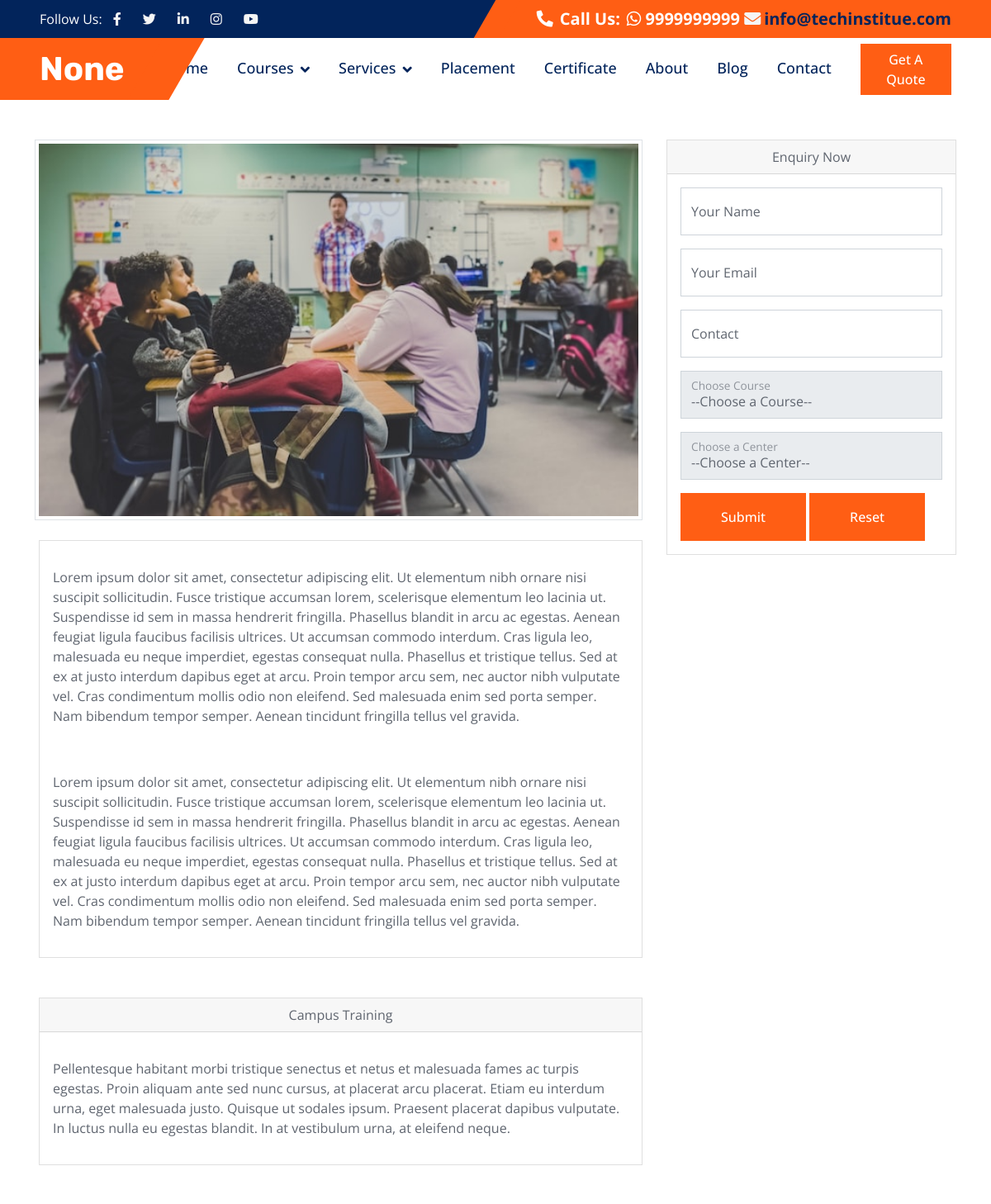
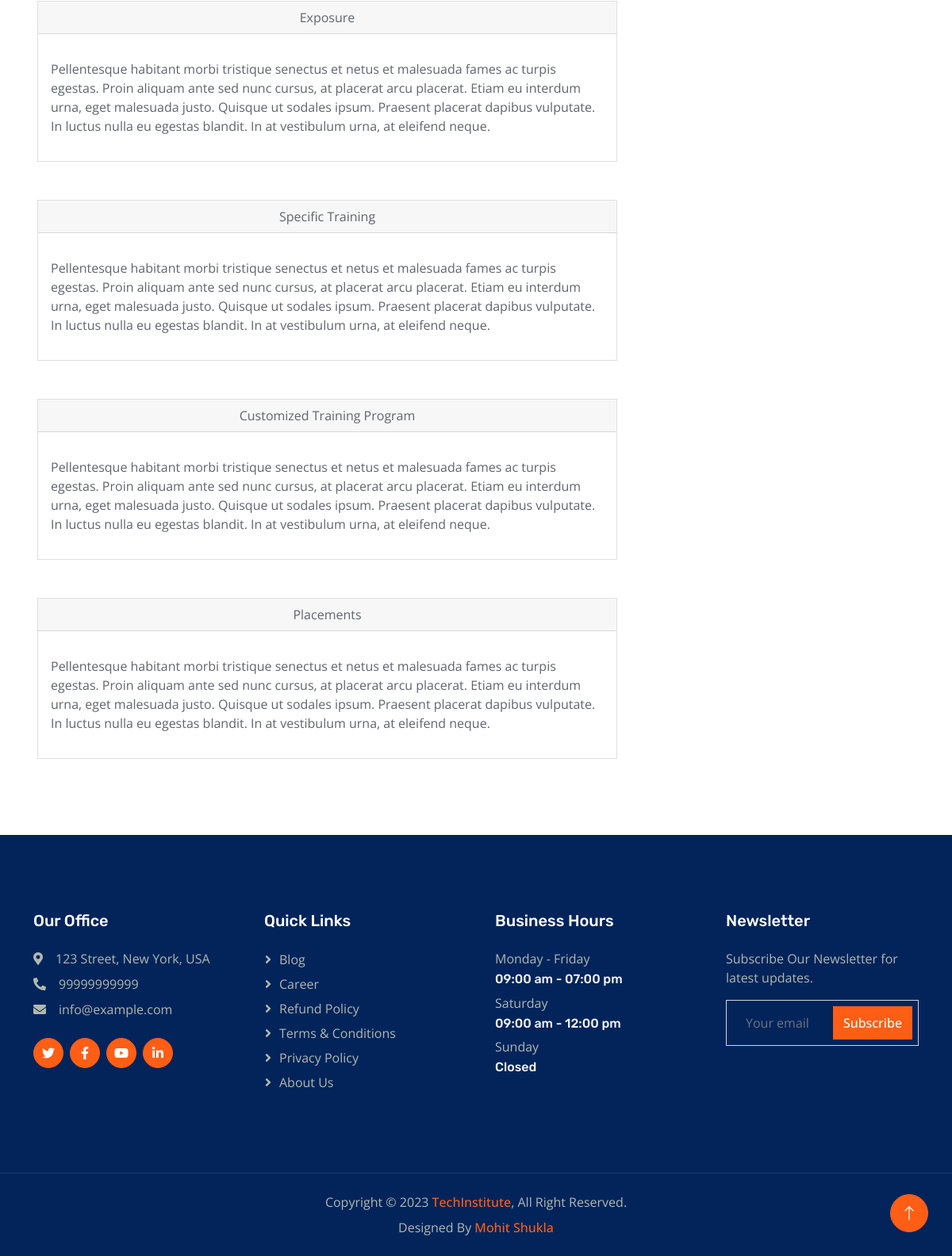
Screenshot of /campus-training/ with the database file from the repository (2 pictures, top to bottom).
### mainheader/models.py (models this page shows)
class mainHeader(models.Model):
    header_title = models.CharField(max_length=50)
    header_social_url_twt = models.URLField(max_length=200)
    header_socila_url_link = models.URLField(max_length=200)
    header_social_url_fb = models.URLField(max_length=200)
    header_social_url_insta = models.URLField(max_length=200)
    header_social_url_yt = models.URLField(max_length=200)
    header_contact = models.CharField(max_length=12)
    header_email = models.EmailField(max_length=254)

### headerservices/models.py (models this page shows)
class CampusTraining(models.Model):
    image = models.FileField(upload_to='services/', max_length=250,null=False,default=None)
    description_one =   HTMLField()
    heading_two = models.CharField(max_length=250)
    description_two = HTMLField()
    heading_three = models.CharField(max_length=250)
    description_three = HTMLField()
    heading_four = models.CharField(max_length=250)
    description_four = HTMLField()
    heading_five = models.CharField(max_length=250)
    description_five = HTMLField()
    heading_six = models.CharField(max_length=250)
    description_six = HTMLField()

### footercontact/models.py (models this page shows)
class footerContact(models.Model):
    address=models.CharField( max_length=50)
    contact=models.CharField(max_length=12)
    email=models.EmailField(max_length=254)

### businesshours/models.py (models this page shows)
class BusinessHours(models.Model):
    opendays = models.CharField(max_length=50)
    specificdayopen = models.CharField(max_length=50)
    closeday = models.CharField(max_length=50)

### techblog/views.py (the view, shortened to what this page needs)
# urls.py: path('campus-training/',views.Campus,name='campus'),
def Campus(request):
    mainheader = mainHeader.objects.all()
    headermenu = headerMenu.objects.all()
    footercontact=footerContact.objects.all()
    quicklinks = quickLinks.objects.all()
    businesshours = BusinessHours.objects.all()
    choosecenter = ChooseCenter.objects.all()
    courses = postCategories.objects.all()
    campustraining = CampusTraining.objects.all()
    submenu = SubMenu.objects.all()
    data = {
        'mainheader':mainheader,
        'headermenu':headermenu,
        'footercontact':footercontact,
        'quicklinks':quicklinks,
        'businesshours':businesshours,
        'choosecenter':choosecenter,
        'courses':courses,
        'campustraining':campustraining,
        'submenu':submenu
    }
    return render(request,'campus.html',data)

### templates/campus.html (shortened to what this page needs)
{% extends "base.html" %}
{% block content %}
        <div class="container mt-5">
            <div class="row">
                {% for campusinfo in campustraining %}
                <div class="col-lg-8">
                    <article>
                        <header class="mb-4">
                            <figure class="mb-4"><img class="img-fluid rounded img-thumbnail" src="/media/{{campusinfo.image}}" alt="..."  style="width:100%;"/></figure>
                        </header>
                        <section class="mb-5">
                            <div class="card">
                                <div class="card-body">
                                  <p class="card-text justify">{{campusinfo.description_one | safe|rjust:"10"}}</p>
                                </div>
                              </div>
                        </section>
                        <section class="mb-5">
                            <div class="card">
                                <div class="card-header text-center">
                                    {{campusinfo.heading_two}}
                                </div>
                                <div class="card-body">
                                  <p class="card-text justify">{{campusinfo.description_two | safe|rjust:"10"}}</p>
                                </div>
                              </div>
                        </section>
                        <section class="mb-5">
                            <div class="card">
                                <div class="card-header text-center">
                                    {{campusinfo.heading_three}}
                                </div>
                                <div class="card-body">
                                  <p class="card-text justify">{{campusinfo.description_three | safe|rjust:"10"}}</p>
                                </div>
                              </div>
                        </section>
                        <section class="mb-5">
                            <div class="card">
                                <div class="card-header text-center">
                                    {{campusinfo.heading_four}}
                                </div>
                                <div class="card-body">
                                  <p class="card-text justify">{{campusinfo.description_four | safe|rjust:"10"}}</p>
                                </div>
                              </div>
                        </section>
                        <section class="mb-5">
                            <div class="card">
                                <div class="card-header text-center">
                                    {{campusinfo.heading_five}}
                                </div>
                                <div class="card-body">
                                  <p class="card-text justify">{{campusinfo.description_five | safe|rjust:"10"}}</p>
                                </div>
                              </div>
                        </section>
                        <section class="mb-5">
                            <div class="card">
                                <div class="card-header text-center">
                                    {{campusinfo.heading_six}}
                                </div>
                                <div class="card-body">
                                  <p class="card-text justify">{{campusinfo.description_six| safe|rjust:"10"}}</p>
                                </div>
                              </div>
                        </section>
                    </article>
                </div>
                {% endfor %}
                {% block sidebar%}
                {% include 'enquiry.html'%}
                {% endblock %}
            </div>
        </div>
{% endblock %}

### templates/header.html (shortened to what this page needs)
{% load static %}
<!DOCTYPE html>
<html lang="en">
<head>
        <link href="https://cdn.jsdelivr.net/npm/bootstrap@5.0.2/dist/css/bootstrap.min.css" rel="stylesheet">
    <link href="https://cdnjs.cloudflare.com/ajax/libs/font-awesome/5.10.0/css/all.min.css" rel="stylesheet">
    <link href="https://cdn.jsdelivr.net/npm/bootstrap-icons@1.4.1/font/bootstrap-icons.css" rel="stylesheet">
    <link href="{% static 'lib/animate/animate.min.css' %}" rel="stylesheet">
    <link href="{% static 'lib/owlcarousel/assets/owl.carousel.min.css' %}" rel="stylesheet">
    <link href="{% static 'css/bootstrap.min.css' %}" rel="stylesheet">
    <link href="{% static 'css/main.css' %}" rel="stylesheet">
    <link href="{% static 'css/style.css' %}" rel="stylesheet">
</head>
<body>
    <div class="container-fluid bg-dark px-0">
        <div class="row g-0 d-none d-lg-flex">
            {% for item in mainheader %}
            <div class="col-lg-6 ps-5 text-start">
                <div class="h-100 d-inline-flex align-items-center text-white">
                    <span>Follow Us:</span>
                    <a class="btn btn-link text-light" target="_blank" href="{{item.header_social_url_fb}}"><i class="fab fa-facebook-f"></i></a>
                    <a class="btn btn-link text-light" target="_blank" href="{{item.header_social_url_twt}}"><i class="fab fa-twitter"></i></a>
                    <a class="btn btn-link text-light" target="_blank" href="{{item.header_socila_url_link}}"><i class="fab fa-linkedin-in"></i></a>
                    <a class="btn btn-link text-light" target="_blank" href="{{item.header_social_url_insta}}"><i class="fab fa-instagram"></i></a>
                    <a class="btn btn-link text-light" target="_blank" href="{{item.header_social_url_yt}}"><i class="fab fa-youtube"></i></a>
                </div>
            </div>
            <div class="col-lg-6 text-end">
                <div class="h-100 topbar-right d-inline-flex align-items-center text-white py-2 px-5">
                    <span class="fs-5 fw-bold me-2"><i class="fa fa-phone-alt me-2"></i>Call Us:</span>
                    <span class="fs-5 fw-bold"><i class="fab fa-whatsapp"></i> {{item.header_contact}} </span>
                    <a href="mailto:{{item.header_email}}" class="text-dark"><span class="fs-5 fw-bold">&nbsp;<i class="fa fa-envelope me-1 text-light"></i>{{item.header_email}}</span>
                </div>
            </div>
        </div>
        {%endfor%}
    </div>
    <nav class="navbar navbar-expand-lg bg-white navbar-light sticky-top py-0 pe-5">
        <a href="{% url 'home' %}" class="navbar-brand ps-5 me-0">
            {% for item in mainheader %}
            <h1 class="text-white m-0">{{item.header_title}}</h1>
            {%endfor%}
        </a>
        <div class="collapse navbar-collapse" id="navbarCollapse">
            <div class="navbar-nav ms-auto p-4 p-lg-0">
                <a href="{% url 'home' %} " class="nav-item nav-link">Home</a>
                <div class="nav-item dropdown">
                    <a href="#" class="nav-link dropdown-toggle" data-bs-toggle="dropdown">Courses</a>
                </div>
               <div class="nav-item dropdown">
                    <a href="!#" class="nav-link dropdown-toggle" data-bs-toggle="dropdown">Services</a>
                </div>
                <a href="{% url 'placement' %}" class="nav-item nav-link">Placement</a>
                <a href="{% url 'certificate' %}" class="nav-item nav-link">Certificate</a>
                <a href="{% url 'about' %}" class="nav-item nav-link">About</a>
                <a href="{% url 'blog' %}" class="nav-item nav-link">Blog</a>
                <a href="{% url 'contact' %}" class="nav-item nav-link">Contact</a>
            </div>
            <a href="" class="btn btn-primary px-3 d-none d-lg-block">Get A Quote</a>
        </div>
    </nav>

### templates/footer.html (shortened to what this page needs)
{% load static %}
    <div class="container-fluid bg-dark footer mt-5 py-5 wow fadeIn" data-wow-delay="0.1s">
        <div class="container py-5">
            <div class="row g-5">
                {% for contact in footercontact %}
                <div class="col-lg-3 col-md-6">
                    <h5 class="text-white mb-4">Our Office</h5>
                    <p class="mb-2"><i class="fa fa-map-marker-alt me-3"></i>{{contact.address}}</p>
                    <p class="mb-2"><i class="fa fa-phone-alt me-3"></i>{{contact.contact}}</p>
                    <p class="mb-2"><i class="fa fa-envelope me-3"></i>{{contact.email}}</p>
                    <div class="d-flex pt-3">
                        <a class="btn btn-square btn-primary rounded-circle me-2" href=""><i
                                class="fab fa-twitter"></i></a>
                        <a class="btn btn-square btn-primary rounded-circle me-2" href=""><i
                                class="fab fa-facebook-f"></i></a>
                        <a class="btn btn-square btn-primary rounded-circle me-2" href=""><i
                                class="fab fa-youtube"></i></a>
                        <a class="btn btn-square btn-primary rounded-circle me-2" href=""><i
                                class="fab fa-linkedin-in"></i></a>
                    </div>
                </div>
                {%endfor%}
                <div class="col-lg-3 col-md-6">
                    <h5 class="text-white mb-4">Quick Links</h5>
                    <a class="btn btn-link" href="{% url 'blog' %}">Blog</a>
                    <a class="btn btn-link" href="{% url 'career' %}">Career</a>
                    <a class="btn btn-link" href="{% url 'refundpolicy' %}">Refund Policy</a>
                    <a class="btn btn-link" href="{% url 'termscondition' %}">Terms & Conditions</a>
                    <a class="btn btn-link" href="{% url 'privacypolicy' %}">Privacy Policy</a>
                    <a class="btn btn-link" href="{% url 'about' %}">About Us</a>
                </div>
               {% for hours in businesshours %}
                <div class="col-lg-3 col-md-6">
                    <h5 class="text-white mb-4">Business Hours</h5>
                    <p class="mb-1">Monday - Friday</p>
                    <h6 class="text-light">{{hours.opendays}}</h6>
                    <p class="mb-1">Saturday</p>
                    <h6 class="text-light">{{hours.specificdayopen}}</h6>
                    <p class="mb-1">Sunday</p>
                    <h6 class="text-light">{{hours.closeday}}</h6>
                </div>
                {% endfor %}
                <div class="col-lg-3 col-md-6">
                    <h5 class="text-white mb-4">Newsletter</h5>
                    <p>Subscribe Our Newsletter for latest updates.</p>
                    <div class="position-relative w-100">
                        <form method="post" action="{% url 'subscribe' %}">
                        <input class="form-control bg-transparent w-100 py-3 ps-4 pe-5  subscribe_news" type="text" placeholder="Your email" name="email" required>
                        <button type="submit" class="btn btn-primary py-2 position-absolute top-0 end-0 mt-2 me-2">Subscribe</button>
                        </form>
                    </div>
                </div>
            </div>
        </div>
    </div>
    <div class="container-fluid copyright bg-dark py-4">
        <div class="container text-center">
            <p class="mb-2">Copyright &copy; {% now "Y" %} <a class="fw-semi-bold" href="#">TechInstitute</a>, All Right Reserved.
            </p>
            <p class="mb-0">Designed By <a class="fw-semi-bold" href="https://mohitshukla.in">Mohit Shukla</a>
        </div>
    </div>
    <a href="#" class="btn btn-lg btn-primary btn-lg-square rounded-circle back-to-top"><i
            class="bi bi-arrow-up"></i></a>
</body>
</html>

### static/css/main.css (style rules this page uses)
.card, .card-img-top { max-width: 100% !important; max-height: 100% !important; margin-left:5px; margin-bottom:20px; }
.w-100 { max-height:800px !important; }
.subscribe_news { color:#ffffff !important; }

### static/css/style.css (style rules this page uses)
:root { --primary: #FF5E14; --secondary: #5F656F; --light: #F5F5F5; --dark: #02245B; }
.back-to-top { position: fixed; display: none; right: 30px; bottom: 30px; z-index: 99; }
h1, h2, .h1, .h2, .fw-bold { font-weight: 700 !important; }
h5, h6, .h5, .h6, .fw-semi-bold { font-weight: 500 !important; }
.btn { transition: .5s; font-weight: 500; }
.btn-primary, .btn-outline-primary:hover { color: #FFFFFF; }
.btn-square { width: 38px; height: 38px; }
.btn-lg-square { width: 48px; height: 48px; }
.btn-square, .btn-sm-square, .btn-lg-square { padding: 0; display: flex; align-items: center; justify-content: center; font-weight: normal; }
.topbar-right { position: relative; background: var(--primary); }
.topbar-right::before { position: absolute; content: ""; width: 30px; height: 100%; top: 0; left: -15px; transform: skewX(-30deg); background-color: var(--primary); }
.navbar.sticky-top { top: -100px; transition: .5s; }
.navbar .navbar-brand { position: relative; padding-right: 50px; height: 75px; display: flex; align-items: center; background: var(--primary); }
.navbar .navbar-brand::after { position: absolute; content: ""; width: 50px; height: 100%; top: 0; right: -25px; transform: skewX(-30deg); background-color: var(--primary); }
.navbar .navbar-nav .nav-link { margin-right: 35px; padding: 20px 0; color: var(--dark); font-size: 18px; font-weight: 500; outline: none; }
.navbar .dropdown-toggle::after { border: none; content: "\f107"; font-family: "Font Awesome 5 Free"; font-weight: 900; vertical-align: middle; margin-left: 8px; }
.footer { color: #B0B9AE; }
.footer .btn.btn-link { display: block; margin-bottom: 5px; padding: 0; text-align: left; color: #B0B9AE; font-weight: normal; text-transform: capitalize; transition: .3s; }
.footer .btn.btn-link::before { position: relative; content: "\f105"; font-family: "Font Awesome 5 Free"; font-weight: 900; margin-right: 10px; }
.copyright { color: #B0B9AE; border-top: 1px solid rgba(255, 255, 255, .1); }

### rows the page displays
mainHeader: header_contact "9999999999", header_email "info@techinstitue.com", header_title "None"
CampusTraining: image (picture), description_one "Lorem ipsum dolor sit amet, consectetur adipiscing elit. Ut elementum nibh ornare nisi suscipit sollicitudin. Fusce tristique accumsan lorem, scelerisque elementum leo lacinia ut. Suspendisse id sem in massa hendrerit fringilla. Phasellus blandit in arcu ac egestas. Aenean feugiat ligula faucibus facilisis ultrices. Ut accumsan commodo interdum. Cras ligula leo, malesuada eu neque imperdiet, egestas consequat nulla. Phasellus et tristique tellus. Sed at ex at justo interdum dapibus eget at arcu. Proin tempor arcu sem, nec auctor nibh vulputate vel. Cras condimentum mollis odio non eleifend. Sed malesuada enim sed porta semper. Nam bibendum tempor semper. Aenean tincidunt fringilla tellus…", heading_two "Campus Training", description_two "Pellentesque habitant morbi tristique senectus et netus et malesuada fames ac turpis egestas. Proin aliquam ante sed nunc cursus, at placerat arcu placerat. Etiam eu interdum urna, eget malesuada justo. Quisque ut sodales ipsum. Praesent placerat dapibus vulputate. In luctus nulla eu egestas blandit. In at vestibulum urna, at eleifend neque.", heading_three "Exposure", description_three "Pellentesque habitant morbi tristique senectus et netus et malesuada fames ac turpis egestas. Proin aliquam ante sed nunc cursus, at placerat arcu placerat. Etiam eu interdum urna, eget malesuada justo. Quisque ut sodales ipsum. Praesent placerat dapibus vulputate. In luctus nulla eu egestas blandit. In at vestibulum urna, at eleifend neque.", heading_four "Specific Training", description_four "Pellentesque habitant morbi tristique senectus et netus et malesuada fames ac turpis egestas. Proin aliquam ante sed nunc cursus, at placerat arcu placerat. Etiam eu interdum urna, eget malesuada justo. Quisque ut sodales ipsum. Praesent placerat dapibus vulputate. In luctus nulla eu egestas blandit. In at vestibulum urna, at eleifend neque.", heading_five "Customized Training Program", description_five "Pellentesque habitant morbi tristique senectus et netus et malesuada fames ac turpis egestas. Proin aliquam ante sed nunc cursus, at placerat arcu placerat. Etiam eu interdum urna, eget malesuada justo. Quisque ut sodales ipsum. Praesent placerat dapibus vulputate. In luctus nulla eu egestas blandit. In at vestibulum urna, at eleifend neque.", heading_six "Placements", description_six "Pellentesque habitant morbi tristique senectus et netus et malesuada fames ac turpis egestas. Proin aliquam ante sed nunc cursus, at placerat arcu placerat. Etiam eu interdum urna, eget malesuada justo. Quisque ut sodales ipsum. Praesent placerat dapibus vulputate. In luctus nulla eu egestas blandit. In at vestibulum urna, at eleifend neque."
footerContact: address "123 Street, New York, USA", contact "99999999999", email "info@example.com"
BusinessHours: opendays "09:00 am - 07:00 pm", specificdayopen "09:00 am - 12:00 pm", closeday "Closed"
